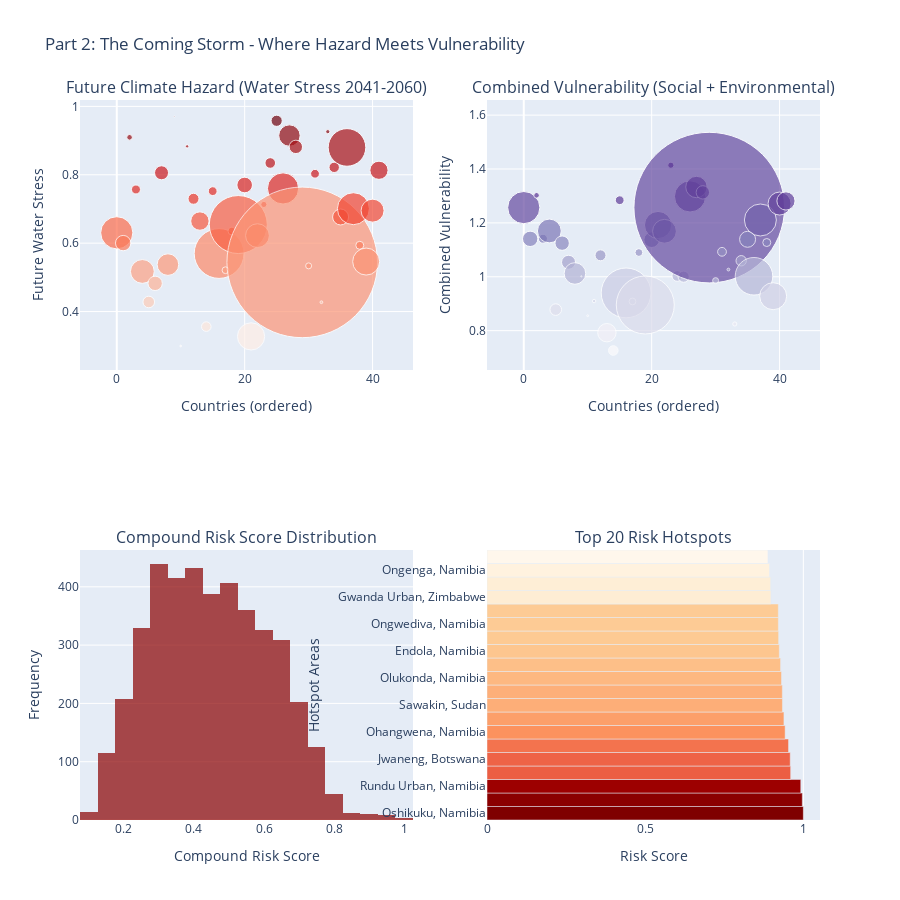

Write notebook code for a chart like this one.
### Code cell
# Visualization: The Coming Storm - Risk Formation
print("🗺️ Creating 'The Coming Storm' Visualization...")

# Create the risk formation story
fig = make_subplots(
    rows=2, cols=2,
    subplot_titles=[
        'Future Climate Hazard (Water Stress 2041-2060)',
        'Combined Vulnerability (Social + Environmental)',
        'Compound Risk Score Distribution',
        'Top 20 Risk Hotspots'
    ],
    specs=[[{'type': 'scatter'}, {'type': 'scatter'}],
           [{'type': 'histogram'}, {'type': 'bar'}]]
)

# Climate hazard scatter (representing geographic distribution)
countries_hazard = risk_data.groupby('country').agg({
    'hazard_score': 'mean',
    'compound_risk_score': 'count'
}).rename(columns={'compound_risk_score': 'sub_regions'})

fig.add_trace(
    go.Scatter(
        x=list(range(len(countries_hazard))),
        y=countries_hazard['hazard_score'],
        mode='markers',
        marker=dict(
            size=countries_hazard['sub_regions']/5,
            color=countries_hazard['hazard_score'],
            colorscale='Reds',
            opacity=0.7,
            line=dict(width=1, color='white')
        ),
        text=countries_hazard.index,
        name='Climate Hazard',
        hovertemplate='<b>%{text}</b><br>Hazard Score: %{y:.3f}<br>Sub-regions: %{marker.size:.0f}<extra></extra>'
    ),
    row=1, col=1
)

# Combined vulnerability scatter
countries_vuln = risk_data.groupby('country').agg({
    'combined_vulnerability_score': 'mean',
    'compound_risk_score': 'count'
}).rename(columns={'compound_risk_score': 'sub_regions'})

fig.add_trace(
    go.Scatter(
        x=list(range(len(countries_vuln))),
        y=countries_vuln['combined_vulnerability_score'],
        mode='markers',
        marker=dict(
            size=countries_vuln['sub_regions']/5,
            color=countries_vuln['combined_vulnerability_score'],
            colorscale='Purples',
            opacity=0.7,
            line=dict(width=1, color='white')
        ),
        text=countries_vuln.index,
        name='Combined Vulnerability',
        hovertemplate='<b>%{text}</b><br>Vulnerability: %{y:.3f}<br>Sub-regions: %{marker.size:.0f}<extra></extra>'
    ),
    row=1, col=2
)

# Risk score distribution
fig.add_trace(
    go.Histogram(
        x=risk_data['compound_risk_score'],
        nbinsx=30,
        name='Risk Distribution',
        marker_color='darkred',
        opacity=0.7
    ),
    row=2, col=1
)

# Top 20 hotspots
top_20 = hotspots.head(20)
fig.add_trace(
    go.Bar(
        x=top_20['compound_risk_score'],
        y=top_20['sub_region'] + ', ' + top_20['country'],
        orientation='h',
        name='Top Hotspots',
        marker=dict(
            color=top_20['compound_risk_score'],
            colorscale='OrRd'
        )
    ),
    row=2, col=2
)

fig.update_layout(
    height=900,
    title_text="Part 2: The Coming Storm - Where Hazard Meets Vulnerability",
    showlegend=False
)

# Update axis labels
fig.update_xaxes(title_text="Countries (ordered)", row=1, col=1)
fig.update_yaxes(title_text="Future Water Stress", row=1, col=1)
fig.update_xaxes(title_text="Countries (ordered)", row=1, col=2)
fig.update_yaxes(title_text="Combined Vulnerability", row=1, col=2)
fig.update_xaxes(title_text="Compound Risk Score", row=2, col=1)
fig.update_yaxes(title_text="Frequency", row=2, col=1)
fig.update_xaxes(title_text="Risk Score", row=2, col=2)
fig.update_yaxes(title_text="Hotspot Areas", row=2, col=2)

fig.show()

print("✅ The Coming Storm visualization complete!")

### Figure 1 — Plotly figure (JSON) as saved in the notebook; plotly's stock layout.template omitted (floating-point values rounded to 4 significant figures; data arrays with more than 128 entries replaced by an {"elided": "..."} marker saying what was removed)
{"data": [{"hovertemplate": "<b>%{text}</b><br>Hazard Score: %{y:.3f}<br>Sub-regions: %{marker.size:.0f}<extra></extra>", "marker": {"color": [0.6303, 0.6002, 0.9095, 0.757, 0.5172, 0.4279, 0.4824, 0.8058, 0.5373, 0.9704, 0.2992, 0.8831, 0.7298, 0.6646, 0.3559, 0.7521, 0.5697, 0.5209, 0.6354, 0.6544, 0.7701, 0.3273, 0.622, 0.7132, 0.8345, 0.9579, 0.76, 0.9147, 0.8815, 0.5438, 0.5336, 0.803, 0.4272, 0.926, 0.8218, 0.6766, 0.8799, 0.7008, 0.5937, 0.5461, 0.6951, 0.8132], "colorscale": [[0, "rgb(255,245,240)"], [0.125, "rgb(254,224,210)"], [0.25, "rgb(252,187,161)"], [0.375, "rgb(252,146,114)"], [0.5, "rgb(251,106,74)"], [0.625, "rgb(239,59,44)"], [0.75, "rgb(203,24,29)"], [0.875, "rgb(165,15,21)"], [1, "rgb(103,0,13)"]], "line": {"color": "white", "width": 1}, "opacity": 0.7, "size": [32.2, 15.4, 5.6, 9.0, 23.8, 11.6, 14.4, 14.0, 21.6, 1.2, 1.8, 3.4, 11.0, 18.4, 9.6, 8.8, 49.8, 6.8, 7.8, 58.0, 15.6, 27.2, 23.8, 6.2, 10.6, 11.2, 31.2, 21.4, 13.4, 150.6, 6.0, 8.8, 2.8, 4.2, 10.4, 16.0, 37.6, 32.0, 8.0, 27.0, 23.0, 18.2]}, "mode": "markers", "name": "Climate Hazard", "text": ["Angola", "Benin", "Botswana", "Burkina Faso", "Burundi", "Cameroon", "Central African Republic", "Chad", "Côte d’Ivoire", "Djibouti", "Equatorial Guinea", "Eritrea", "Eswatini", "Ethiopia", "Gabon", "Gambia", "Ghana", "Guinea", "Guinea-Bissau", "Kenya", "Lesotho", "Liberia", "Madagascar", "Malawi", "Mali", "Mauritania", "Mozambique", "Namibia", "Niger", "Nigeria", "Rwanda", "Senegal", "Sierra Leone", "Somalia", "South Africa", "South Sudan", "Sudan", "Tanzania", "Togo", "Uganda", "Zambia", "Zimbabwe"], "type": "scatter", "x": [0, 1, 2, 3, 4, 5, 6, 7, 8, 9, 10, 11, 12, 13, 14, 15, 16, 17, 18, 19, 20, 21, 22, 23, 24, 25, 26, 27, 28, 29, 30, 31, 32, 33, 34, 35, 36, 37, 38, 39, 40, 41], "xaxis": "x", "y": [0.6303, 0.6002, 0.9095, 0.757, 0.5172, 0.4279, 0.4824, 0.8058, 0.5373, 0.9704, 0.2992, 0.8831, 0.7298, 0.6646, 0.3559, 0.7521, 0.5697, 0.5209, 0.6354, 0.6544, 0.7701, 0.3273, 0.622, 0.7132, 0.8345, 0.9579, 0.76, 0.9147, 0.8815, 0.5438, 0.5336, 0.803, 0.4272, 0.926, 0.8218, 0.6766, 0.8799, 0.7008, 0.5937, 0.5461, 0.6951, 0.8132], "yaxis": "y"}, {"hovertemplate": "<b>%{text}</b><br>Vulnerability: %{y:.3f}<br>Sub-regions: %{marker.size:.0f}<extra></extra>", "marker": {"color": [1.257, 1.141, 1.302, 1.141, 1.17, 0.8781, 1.125, 1.054, 1.012, 1.002, 0.8553, 0.9098, 1.08, 0.7924, 0.7263, 1.284, 0.9401, 0.9083, 1.09, 0.8953, 1.138, 1.192, 1.169, 1.414, 1.003, 1.0, 1.298, 1.333, 1.313, 1.257, 0.9857, 1.093, 1.027, 0.8247, 1.059, 1.139, 1.002, 1.211, 1.127, 0.9279, 1.272, 1.281], "colorscale": [[0, "rgb(252,251,253)"], [0.125, "rgb(239,237,245)"], [0.25, "rgb(218,218,235)"], [0.375, "rgb(188,189,220)"], [0.5, "rgb(158,154,200)"], [0.625, "rgb(128,125,186)"], [0.75, "rgb(106,81,163)"], [0.875, "rgb(84,39,143)"], [1, "rgb(63,0,125)"]], "line": {"color": "white", "width": 1}, "opacity": 0.7, "size": [32.2, 15.4, 5.6, 9.0, 23.8, 11.6, 14.4, 14.0, 21.6, 1.2, 1.8, 3.4, 11.0, 18.4, 9.6, 8.8, 49.8, 6.8, 7.8, 58.0, 15.6, 27.2, 23.8, 6.2, 10.6, 11.2, 31.2, 21.4, 13.4, 150.6, 6.0, 8.8, 2.8, 4.2, 10.4, 16.0, 37.6, 32.0, 8.0, 27.0, 23.0, 18.2]}, "mode": "markers", "name": "Combined Vulnerability", "text": ["Angola", "Benin", "Botswana", "Burkina Faso", "Burundi", "Cameroon", "Central African Republic", "Chad", "Côte d’Ivoire", "Djibouti", "Equatorial Guinea", "Eritrea", "Eswatini", "Ethiopia", "Gabon", "Gambia", "Ghana", "Guinea", "Guinea-Bissau", "Kenya", "Lesotho", "Liberia", "Madagascar", "Malawi", "Mali", "Mauritania", "Mozambique", "Namibia", "Niger", "Nigeria", "Rwanda", "Senegal", "Sierra Leone", "Somalia", "South Africa", "South Sudan", "Sudan", "Tanzania", "Togo", "Uganda", "Zambia", "Zimbabwe"], "type": "scatter", "x": [0, 1, 2, 3, 4, 5, 6, 7, 8, 9, 10, 11, 12, 13, 14, 15, 16, 17, 18, 19, 20, 21, 22, 23, 24, 25, 26, 27, 28, 29, 30, 31, 32, 33, 34, 35, 36, 37, 38, 39, 40, 41], "xaxis": "x2", "y": [1.257, 1.141, 1.302, 1.141, 1.17, 0.8781, 1.125, 1.054, 1.012, 1.002, 0.8553, 0.9098, 1.08, 0.7924, 0.7263, 1.284, 0.9401, 0.9083, 1.09, 0.8953, 1.138, 1.192, 1.169, 1.414, 1.003, 1.0, 1.298, 1.333, 1.313, 1.257, 0.9857, 1.093, 1.027, 0.8247, 1.059, 1.139, 1.002, 1.211, 1.127, 0.9279, 1.272, 1.281], "yaxis": "y2"}, {"marker": {"color": "darkred"}, "name": "Risk Distribution", "nbinsx": 30, "opacity": 0.7, "type": "histogram", "x": {"elided": "4147 float values"}, "xaxis": "x3", "yaxis": "y3"}, {"marker": {"color": [1.0, 0.9967, 0.9918, 0.9599, 0.9585, 0.9532, 0.9424, 0.9386, 0.9339, 0.9336, 0.931, 0.928, 0.924, 0.9219, 0.9211, 0.9209, 0.8973, 0.8965, 0.8931, 0.8881], "colorscale": [[0, "rgb(255,247,236)"], [0.125, "rgb(254,232,200)"], [0.25, "rgb(253,212,158)"], [0.375, "rgb(253,187,132)"], [0.5, "rgb(252,141,89)"], [0.625, "rgb(239,101,72)"], [0.75, "rgb(215,48,31)"], [0.875, "rgb(179,0,0)"], [1, "rgb(127,0,0)"]]}, "name": "Top Hotspots", "orientation": "h", "type": "bar", "x": [1.0, 0.9967, 0.9918, 0.9599, 0.9585, 0.9532, 0.9424, 0.9386, 0.9339, 0.9336, 0.931, 0.928, 0.924, 0.9219, 0.9211, 0.9209, 0.8973, 0.8965, 0.8931, 0.8881], "xaxis": "x4", "y": ["Oshikuku, Namibia", "Beitbridge Urban, Zimbabwe", "Rundu Urban, Namibia", "Swakopmund, Namibia", "Jwaneng, Botswana", "Oniipa, Namibia", "Ohangwena, Namibia", "Arandis, Namibia", "Sawakin, Sudan", "Ondangwa, Namibia", "Olukonda, Namibia", "Port Sudan, Sudan", "Endola, Namibia", "Rehoboth Urban West, Namibia", "Ongwediva, Namibia", "Oshikango, Namibia", "Gwanda Urban, Zimbabwe", "Katima Mulilo Urban, Namibia", "Ongenga, Namibia", "Al Koma, Sudan"], "yaxis": "y4"}], "layout": {"annotations": [{"font": {"size": 16}, "showarrow": false, "text": "Future Climate Hazard (Water Stress 2041-2060)", "x": 0.225, "xanchor": "center", "xref": "paper", "y": 1, "yanchor": "bottom", "yref": "paper"}, {"font": {"size": 16}, "showarrow": false, "text": "Combined Vulnerability (Social + Environmental)", "x": 0.775, "xanchor": "center", "xref": "paper", "y": 1, "yanchor": "bottom", "yref": "paper"}, {"font": {"size": 16}, "showarrow": false, "text": "Compound Risk Score Distribution", "x": 0.225, "xanchor": "center", "xref": "paper", "y": 0.375, "yanchor": "bottom", "yref": "paper"}, {"font": {"size": 16}, "showarrow": false, "text": "Top 20 Risk Hotspots", "x": 0.775, "xanchor": "center", "xref": "paper", "y": 0.375, "yanchor": "bottom", "yref": "paper"}], "height": 900, "showlegend": false, "title": {"text": "Part 2: The Coming Storm - Where Hazard Meets Vulnerability"}, "xaxis": {"anchor": "y", "domain": [0, 0.45], "title": {"text": "Countries (ordered)"}}, "xaxis2": {"anchor": "y2", "domain": [0.55, 1], "title": {"text": "Countries (ordered)"}}, "xaxis3": {"anchor": "y3", "domain": [0, 0.45], "title": {"text": "Compound Risk Score"}}, "xaxis4": {"anchor": "y4", "domain": [0.55, 1], "title": {"text": "Risk Score"}}, "yaxis": {"anchor": "x", "domain": [0.625, 1], "title": {"text": "Future Water Stress"}}, "yaxis2": {"anchor": "x2", "domain": [0.625, 1], "title": {"text": "Combined Vulnerability"}}, "yaxis3": {"anchor": "x3", "domain": [0, 0.375], "title": {"text": "Frequency"}}, "yaxis4": {"anchor": "x4", "domain": [0, 0.375], "title": {"text": "Hotspot Areas"}}}}
